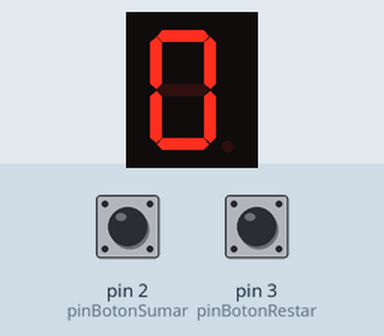
The sketch below on a simulated Arduino Uno, built with avr-gcc and run on an emulated ATmega328P. Parts: 1-digit seven-segment display. Wiring (inferred from the names in the program): 1-digit 7-segment display, segments lit when LOW: segments pin 7, pin 8, pin 9, pin 10, pin 11, pin 12, pin 13. The test bench sets the inputs (shaded band); at power-on: pin 2 (pinBotonSumar) HIGH, pin 3 (pinBotonRestar) HIGH. The segment pins are drawn as the display they are named for.

Above: at 1.2 s.
1.3 s: pin 2 (pinBotonSumar) pulled LOW for 0.15 s
At 2.5 s:
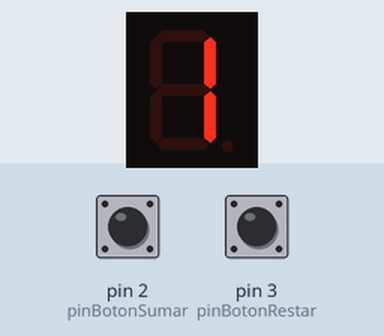
2.9 s: pin 2 (pinBotonSumar) pulled LOW for 1 s
At 3.9 s:
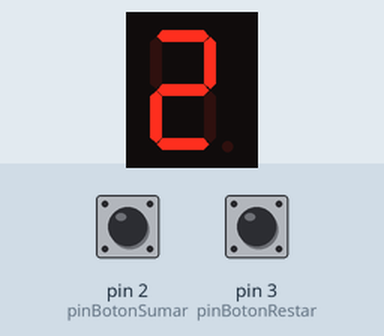
Timing chart, 0 to 5.9 s (numbered marks = the images above; inputs shaded):
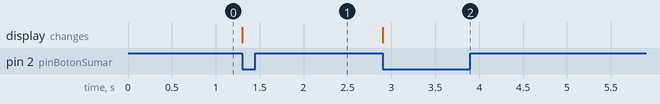

Measured:
- after the input at 1.3 s, the display: changes at once (image 1)
- after the input at 2.9 s, the display: changes at once (image 2)

The sketch:

SieteSegmentos_TrasmisionCarro.ino
```cpp
int pinA = 7;
int pinB = 8;
int pinC = 9;
int pinD = 10;
int pinE = 11;
int pinF = 12;
int pinG = 13;

byte displaySieteSegmentos[7] = {pinA, pinB, pinC, pinD, pinE, pinF, pinG};

int pinBotonSumar = 2;
int pinBotonRestar = 3;

int digitoDisplay = 0;

byte combinacionesNumerosDisplay[10][7] = {
  {0,0,0,0,0,0,1},
  {1,0,0,1,1,1,1},
  {0,0,1,0,0,1,0},
  {0,0,0,0,1,1,0},
  {1,0,0,1,1,0,0},
  {0,1,0,0,1,0,0},
  {0,1,0,0,0,0,0},
  {0,0,0,1,1,1,1},
  {0,0,0,0,0,0,0},
  {0,0,0,1,1,0,0}
};

const int tiempoGlitch = 200;
long ultimoIncremento = 0;
long ultimaDisminucion = 0;

void setup() {
  configurarDisplay();
  configurarBotones();
  configurarInterrupcionesBotones();

}

void loop() {
  pintarDigitoDisplay(digitoDisplay);
}

void configurarBotones() {
  pinMode(pinBotonSumar, INPUT);
  pinMode(pinBotonRestar, INPUT);
}

void configurarDisplay() {
  for (int i = 0; i < 7; i++)
    pinMode(displaySieteSegmentos[i], OUTPUT);
}

void configurarInterrupcionesBotones() {
  attachInterrupt(digitalPinToInterrupt(pinBotonSumar), incrementarDigitoDisplay, FALLING);
  attachInterrupt(digitalPinToInterrupt(pinBotonRestar), dismunirDigitoDisplay, FALLING);
}

void incrementarDigitoDisplay() {
  if (isSuperadoGlitch(ultimoIncremento) && digitoDisplay < 5) {
    digitoDisplay++;
    ultimoIncremento = millis();
  }
}

void dismunirDigitoDisplay() {
  if (isSuperadoGlitch(ultimaDisminucion) && digitoDisplay > 0) {
    digitoDisplay--;
    ultimaDisminucion = millis();
  }
}

boolean isSuperadoGlitch(long ultimoEvento) {
    return millis() > ultimoEvento + tiempoGlitch;
}

void pintarDigitoDisplay(byte digito) {
  byte pinDisplay = (byte) pinA;
  for (byte segmento = 0; segmento < 7; segmento++) {
    digitalWrite(pinDisplay, combinacionesNumerosDisplay[digito][segmento]);
    pinDisplay++;
  }
}
```
